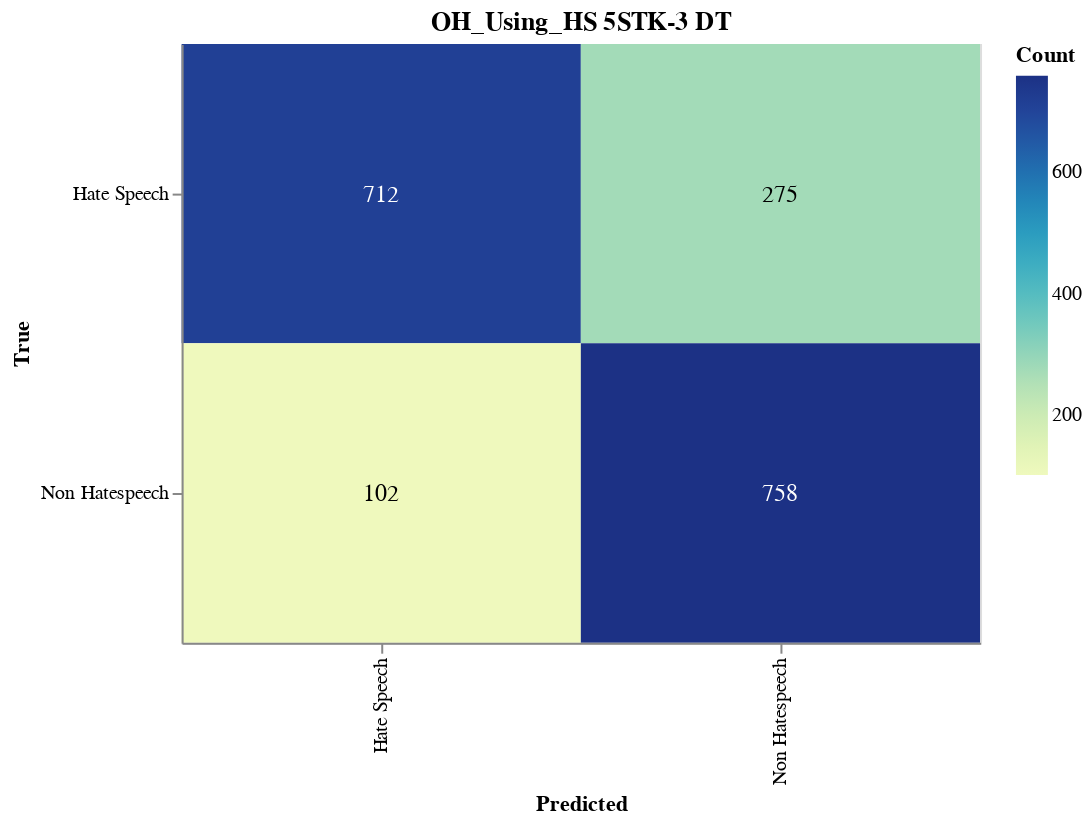

Notebook source saved alongside this figure:
### Markdown cell above
#### Save CM

### Code cell
import altair as alt
import altair_saver
import pandas as pd
from sklearn.metrics import confusion_matrix

# Calculate the confusion matrix
cm = confusion_matrix(y_val, adjusted_predictions)

# Define class names
class_names = ['Hate Speech', 'Non Hatespeech']

# Convert confusion matrix to DataFrame
cm_df = pd.DataFrame(cm, index=class_names, columns=class_names).reset_index().melt(id_vars='index')
cm_df.columns = ['True', 'Predicted', 'Count']

# Ensure the order of categories
cm_df['True'] = pd.Categorical(cm_df['True'], categories=class_names, ordered=True)
cm_df['Predicted'] = pd.Categorical(cm_df['Predicted'], categories=class_names, ordered=True)

# Create the Altair plot
heatmap = alt.Chart(cm_df).mark_rect().encode(
    x=alt.X('Predicted:O', sort=class_names),
    y=alt.Y('True:O', sort=class_names),
    color='Count:Q',
    tooltip=['True', 'Predicted', 'Count']
).properties(
    width=400,
    height=300,
    title='OH_Using_HS 5STK-3 DT'
)

# Add text labels
text = heatmap.mark_text(
    align='center',
    baseline='middle',
    fontSize=12
).encode(
    text='Count:Q',
    color=alt.condition(
        alt.datum.Count > cm.max() / 2,
        alt.value('white'),
        alt.value('black')
    )
)

# Combine heatmap and text
final_chart = heatmap + text

# Display the plot
final_chart.show()

### Figure 1 — Vega-Lite specification as saved in the notebook (floating-point values rounded to 4 significant figures)
{"config": {"view": {"continuousWidth": 300, "continuousHeight": 300}}, "layer": [{"mark": {"type": "rect"}, "encoding": {"color": {"field": "Count", "type": "quantitative"}, "tooltip": [{"field": "True", "type": "ordinal"}, {"field": "Predicted", "type": "ordinal"}, {"field": "Count", "type": "quantitative"}], "x": {"field": "Predicted", "sort": ["Hate Speech", "Non Hatespeech"], "type": "ordinal"}, "y": {"field": "True", "sort": ["Hate Speech", "Non Hatespeech"], "type": "ordinal"}}, "title": "OH_Using_HS 5STK-3 DT"}, {"mark": {"type": "text", "align": "center", "baseline": "middle", "fontSize": 12}, "encoding": {"color": {"condition": {"test": "(datum.Count > 379.0)", "value": "white"}, "value": "black"}, "text": {"field": "Count", "type": "quantitative"}, "tooltip": [{"field": "True", "type": "ordinal"}, {"field": "Predicted", "type": "ordinal"}, {"field": "Count", "type": "quantitative"}], "x": {"field": "Predicted", "sort": ["Hate Speech", "Non Hatespeech"], "type": "ordinal"}, "y": {"field": "True", "sort": ["Hate Speech", "Non Hatespeech"], "type": "ordinal"}}, "title": "OH_Using_HS 5STK-3 DT"}], "data": {"name": "data-78689e7a64086af6cc034ba52ca9dbec"}, "height": 300, "width": 400, "$schema": "https://vega.github.io/schema/vega-lite/v5.17.0.json", "datasets": {"data-78689e7a64086af6cc034ba52ca9dbec": [{"True": "Hate Speech", "Predicted": "Hate Speech", "Count": 712}, {"True": "Non Hatespeech", "Predicted": "Hate Speech", "Count": 102}, {"True": "Hate Speech", "Predicted": "Non Hatespeech", "Count": 275}, {"True": "Non Hatespeech", "Predicted": "Non Hatespeech", "Count": 758}]}}
